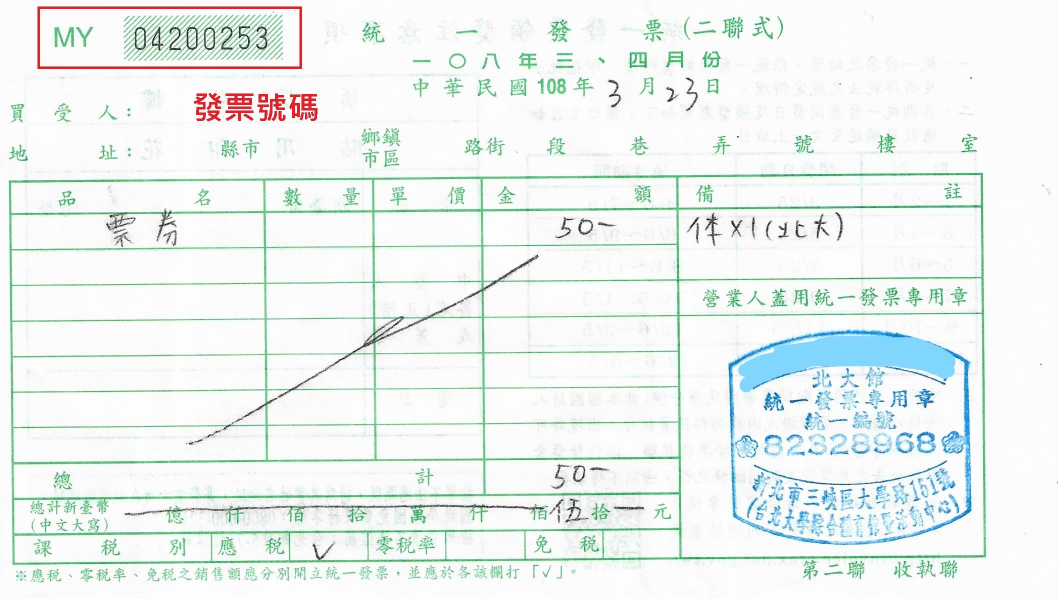
#> input picture benchmarks/invoice_handwriting/fixtures/tw-2part-my04200253.jpg, 2116 x 1198 px (shown at 1/2 size)
$ python -i invoice_core.py   (imports and definitions only)
#> lines starting #> are read from the running program, lines starting #| are printed output that depends on the picture
#> further down, picture is the input picture: PIL image 2116x1198 RGB; mean R, G, B 236, 243, 240.5
from __future__ import annotations

import hashlib
import json
import os
import re
import sqlite3
import subprocess
import threading
import time
import uuid
from dataclasses import dataclass
from datetime import datetime, timezone
from io import BytesIO
from pathlib import Path
from typing import Any

from PIL import Image, ImageEnhance, ImageOps
from services.invoice_intake.template_ocr import (
    anchor_row_reocr,
    choose_dual_model_amounts,
    choose_reocr_amounts,
    extract_template_invoice,
    ocr_page_evidence,
    valid_tax_id,
    seller_region_text,
    tax_id_candidates,
)
from services.invoice_intake import vision_ocr
from capabilities.stamp_recognition.runtime import StampStore, detect_stamp_regions, fingerprint_stamp
from capabilities.ocr_memory import OCRMemoryStore, context_from_extraction

ESSENTIAL_FIELDS = ("invoice_number", "invoice_date", "amount_before_tax", "total_amount")


# [74 lines left out: function classify_review, not called in this run]


def utcnow() -> str:
    return datetime.now(timezone.utc).replace(microsecond=0).isoformat().replace("+00:00", "Z")


# [61 lines left out: functions processing_is_stale, normalize_invoice_number, normalize_roc_date, not called in this run]


VENDOR_SUFFIX_RE = re.compile(
    r"([\u4e00-\u9fffA-Za-z0-9·・()（）&\-]{2,32}(?:股份有限公司|有限公司|企業社|商行|實業社|工作室|餐廳|飯店|旅店|商店|門市|分店|公司|行|店))"
)


# [91 lines left out: functions normalize_vendor_name, money_values, extract_line_items_from_text, choose_amounts, not called in this run]


def ocr_image(
    image: Image.Image,
    *,
    psm: int,
    whitelist: str | None = None,
    lang: str = "eng",
    timeout_seconds: float | None = None,
) -> str:
    prepared = ImageOps.autocontrast(ImageOps.grayscale(image))
    prepared = prepared.resize((prepared.width * 2, prepared.height * 2))
    prepared = ImageEnhance.Contrast(prepared).enhance(1.35)
    cmd = ["tesseract", "stdin", "stdout", "-l", lang, "--psm", str(psm)]
    if whitelist:
        cmd += ["-c", f"tessedit_char_whitelist={whitelist}"]
    payload = BytesIO()
    prepared.save(payload, format="PNG")
    if timeout_seconds is None:
        timeout_seconds = float(os.environ.get("INVOICE_TESSERACT_TIMEOUT_SECONDS", "4"))
    timeout_seconds = max(1.0, min(20.0, float(timeout_seconds)))
    try:
        proc = subprocess.run(
            cmd,
            input=payload.getvalue(),
            stdout=subprocess.PIPE,
            stderr=subprocess.PIPE,
            timeout=timeout_seconds,
            check=False,
        )
    except subprocess.TimeoutExpired:
        return ""
    return proc.stdout.decode("utf-8", errors="replace") if proc.returncode == 0 else ""


# [4 lines left out: function crop_rel, not called in this run]


def crop_abs(image: Image.Image, box: tuple[int, int, int, int]) -> Image.Image:
    l, t, r, b = box
    return image.crop((max(0,l), max(0,t), min(image.width,r), min(image.height,b)))


def stamp_variants(image: Image.Image) -> list[Image.Image]:
    """Return OCR-friendly variants for red/blue/black stamps on white paper."""
    rgb = image.convert("RGB")
    r, g, b = rgb.split()
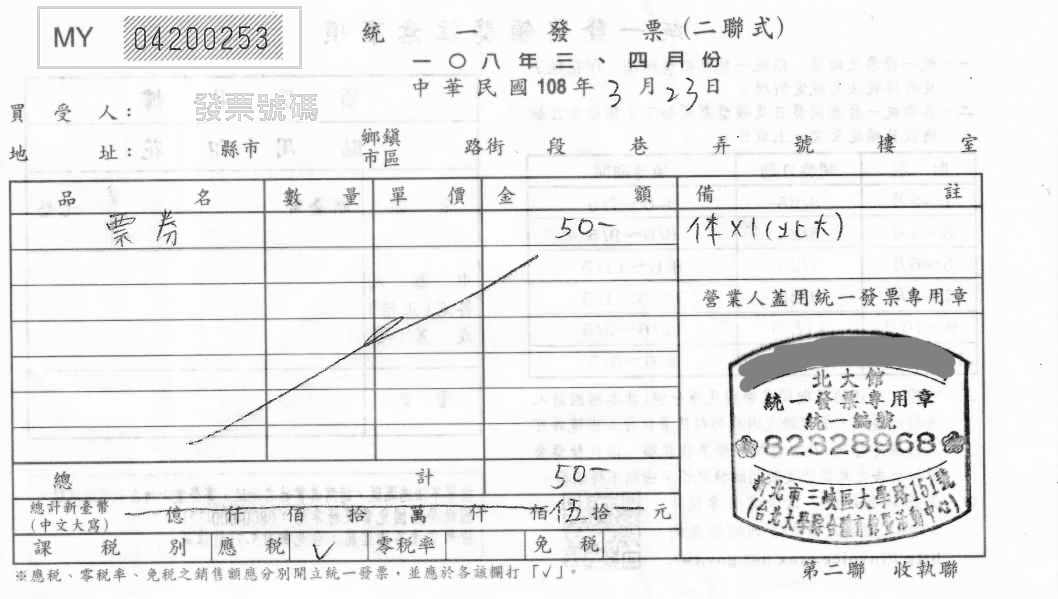
#> r: PIL image 2116x1198 L (shown at 1/2 size); min 0, max 255, mean 236
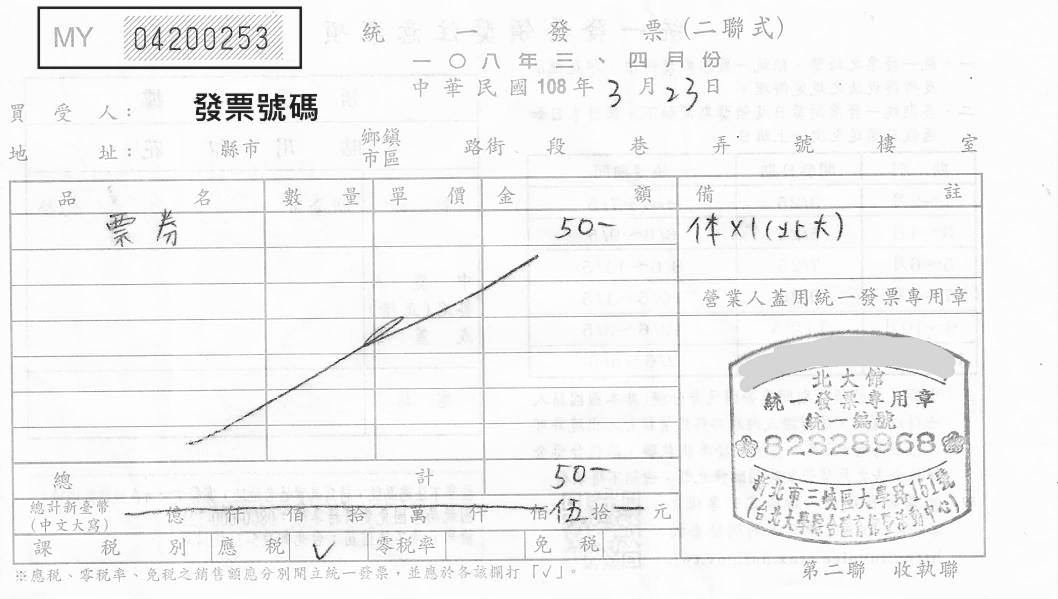
#> g: PIL image 2116x1198 L (shown at 1/2 size); min 0, max 255, mean 243
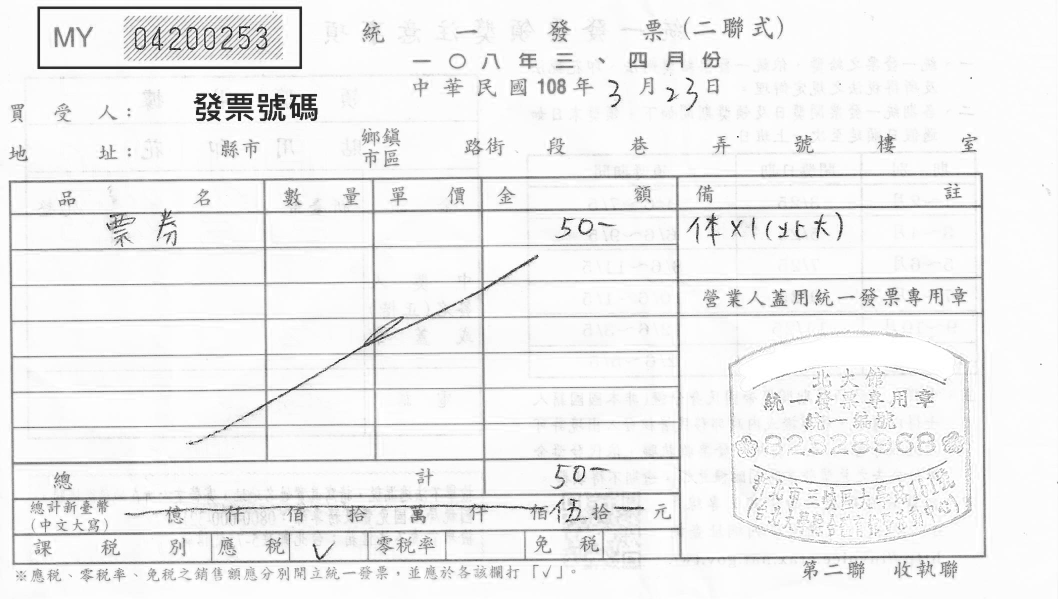
#> b: PIL image 2116x1198 L (shown at 1/2 size); min 0, max 255, mean 240.5
    variants = [
        ImageOps.autocontrast(ImageOps.grayscale(rgb)),
        ImageOps.autocontrast(r),
        ImageOps.autocontrast(g),
        ImageOps.autocontrast(b),
    ]
    # Red stamps are usually much darker in G/B than the white paper;
    # blue stamps are often strongest in R/G. Channel variants make those
    # strokes survive even when grayscale contrast is weak.
    return variants


def ocr_stamp_text(
    image: Image.Image,
    *,
    digits_only: bool = False,
    fast: bool = False,
    timeout_seconds: float | None = None,
) -> list[str]:
    texts: list[str] = []
    whitelist = "0123456789" if digits_only else None
    lang = "eng" if digits_only else "chi_tra+eng"
    variants = stamp_variants(image)
#> variants = 4 items
    if fast:
        variants = variants[:2]
    psms = (6, 11) if fast else (6, 11, 12)
    for variant in variants:
        for psm in psms:
            text = ocr_image(
                variant,
                psm=psm,
                whitelist=whitelist,
                lang=lang,
                timeout_seconds=timeout_seconds,
            )
            if text.strip() and text not in texts:
                texts.append(text)
#> this loop made 1 pass
#> pass 1, in ocr_image, `prepared = ImageOps.autocontrast(ImageOps.grayscale(image))`:
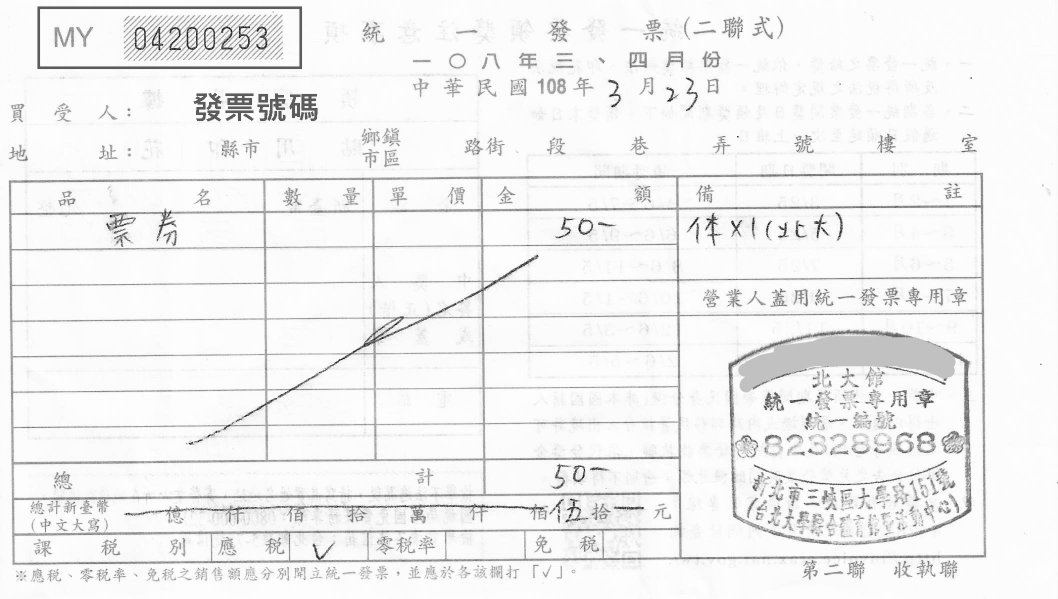
#> prepared: PIL image 2116x1198 L (shown at 1/2 size); min 0, max 255, mean 240.6
#> pass 1, in ocr_image, `prepared = ImageEnhance.Contrast(prepared).enhance(1.35)`:
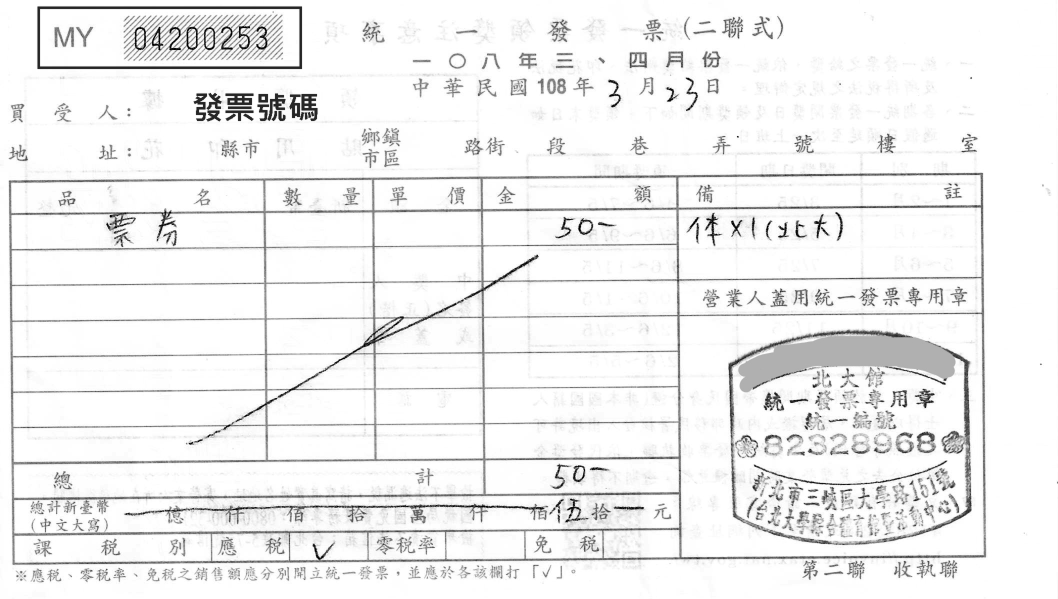
#> prepared: PIL image 4232x2396 L (shown at 1/4 size); min 0, max 255, mean 239.7
#> after the loop, texts = []
    return texts


# [362 lines left out: functions stamp_assist_with_budget, deep_tax_id_from_regions, deep_fallback_enrich, not called in this run]


@dataclass
class Extraction:
    fields: dict[str, Any]
    confidence: dict[str, float]
    raw: dict[str, Any]
    review_required: bool


# [471 lines left out: functions extract_legacy_invoice, vision_route_reason, extract_invoice, not called in this run]


class InvoiceStore:
    # [1286 lines left out: functions __init__, connect, _init_db, ingest, process, _vision_enrich_invoice and 18 more, not called in this run]


class _DictRow(dict):
    def keys(self):
        return super().keys()

>>> from PIL import Image
>>> picture = Image.open('../../benchmarks/invoice_handwriting/fixtures/tw-2part-my04200253.jpg')
#> (the run stopped early here; a loop or call above may not have finished)

$ run again, on benchmarks/invoice_handwriting/fixtures/tw-3part-rp54268249.jpg
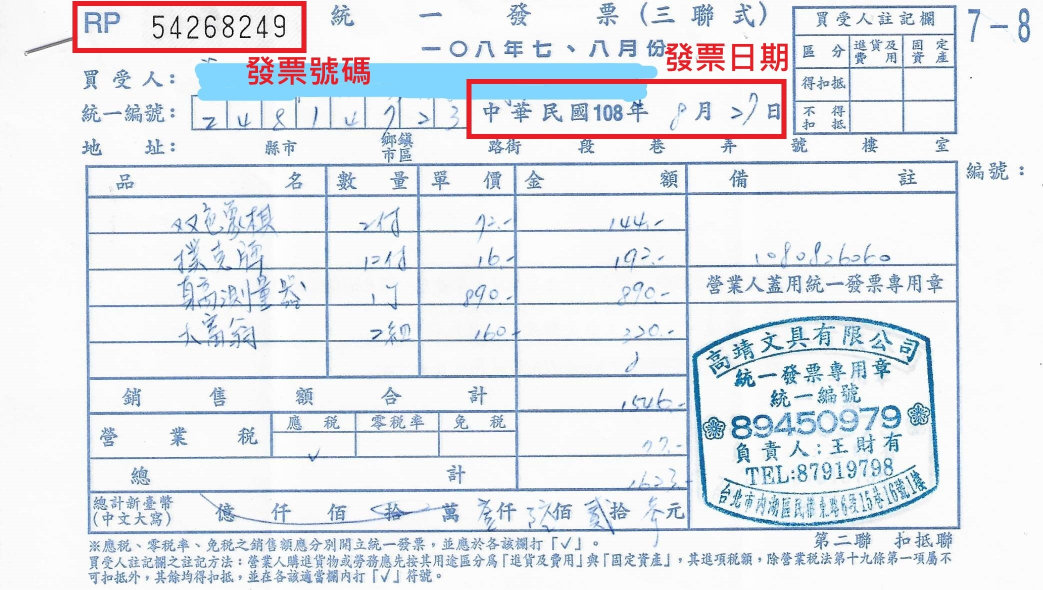
#> input picture benchmarks/invoice_handwriting/fixtures/tw-3part-rp54268249.jpg, 2086 x 1180 px (shown at 1/2 size)
#> picture is the input picture: PIL image 2086x1180 RGB; mean R, G, B 228, 231.5, 236.6
#> in stamp_variants, `r, g, b = rgb.split()`:
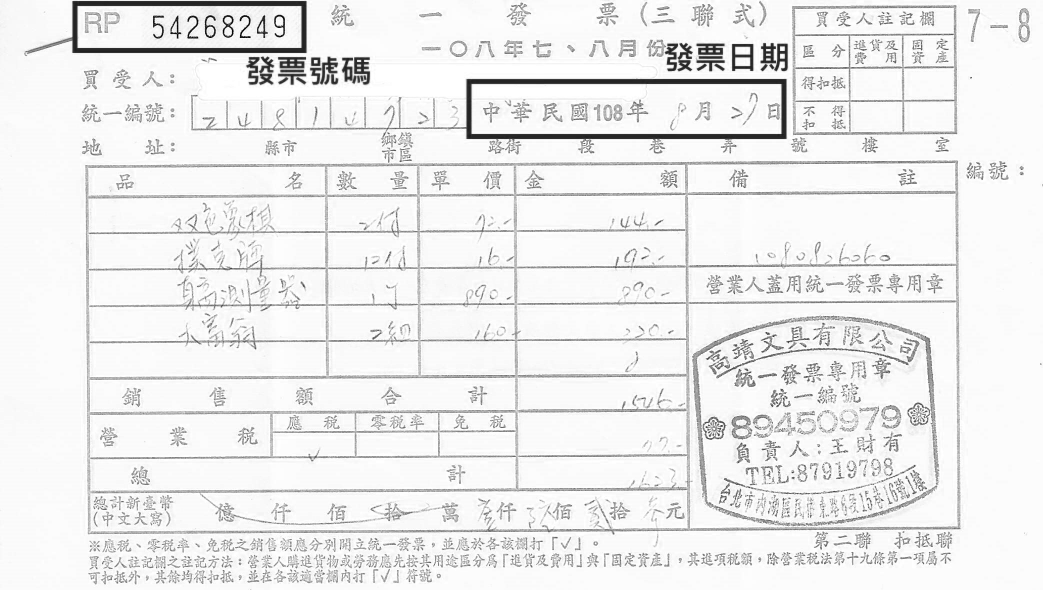
#> b: PIL image 2086x1180 L (shown at 1/2 size); min 0, max 255, mean 236.6
#> variants = 4 items
#> the loop in ocr_stamp_text, `for variant in variants:` made 1 pass
#> pass 1, in ocr_image, `prepared = ImageEnhance.Contrast(prepared).enhance(1.35)`:
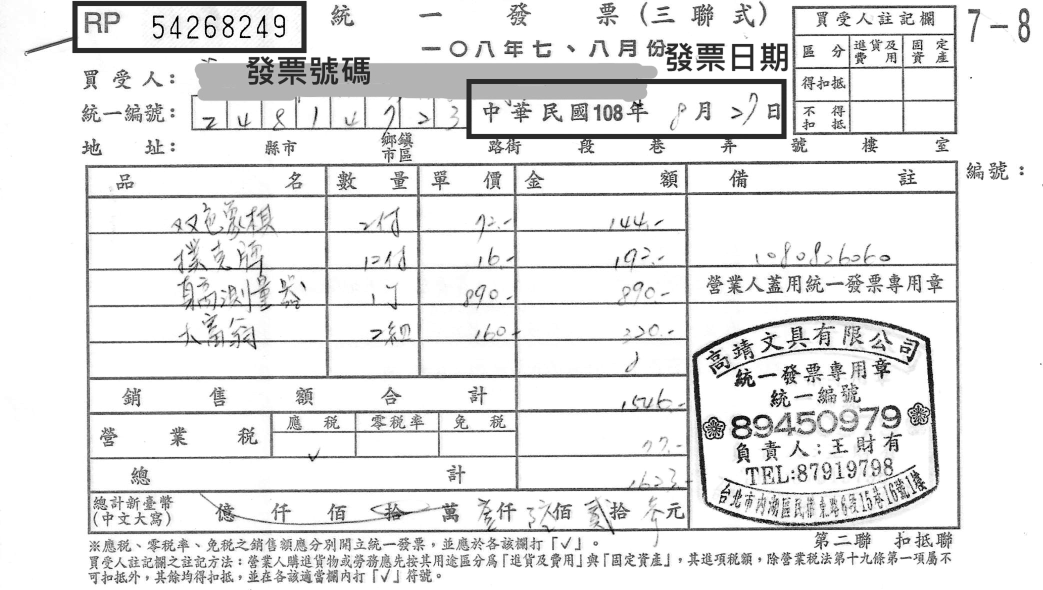
#> prepared: PIL image 4172x2360 L (shown at 1/4 size); min 0, max 255, mean 229.1
#> after the loop in ocr_stamp_text, `for variant in variants:`: texts = []
